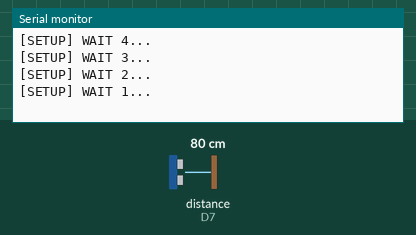
This sketch was run on a simulated ESP8266 (NodeMCU). Shown: the last lines printed to the serial monitor. Wiring (inferred from the names in the program): ultrasonic range finder: trigger D6; echo D7. The test bench sets the inputs (shaded band); at power-on: distance to the obstacle (sensor on D7) 80 cm. The echo pulse lasts 58.3 µs per cm; WiFi joins after 1.5 s; servers stay silent unless stated; uploads are accepted with an empty reply.

Above: at 5.2 s.
5.3 s: distance to the obstacle (sensor on D7) set to 2 cm
At 6.4 s:
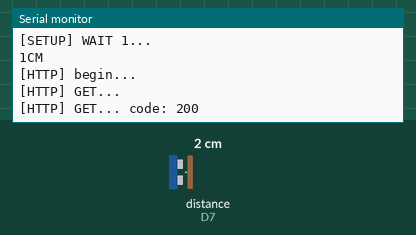
14.0 s: distance to the obstacle (sensor on D7) set to 4 cm
At 15.88 s:
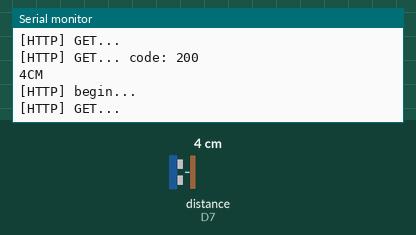
Timing chart, 0 to 17.4 s (numbered marks = the images above; inputs shaded):
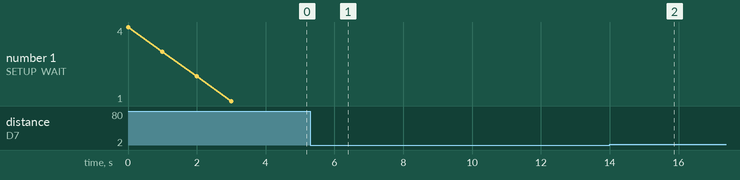

Measured:
- after the input at 5.3 s, the serial monitor: prints a new line after 0.21 s (image 1)
- after the input at 14.0 s, the serial monitor: prints a new line after 1.7 s (image 2)

The sketch:

bulb.ino
```cpp
#include <Arduino.h>

#include <ESP8266WiFi.h>
#include <ESP8266WiFiMulti.h>

#include <ESP8266HTTPClient.h>

#include <WiFiClient.h>

#define TRIG D6
#define ECHO D7
String str;

ESP8266WiFiMulti WiFiMulti;

void setup() {

  Serial.begin(9600);
  // Serial.setDebugOutput(true);

  Serial.println();
  Serial.println();
  Serial.println();
   pinMode(TRIG,OUTPUT);
   pinMode(ECHO,INPUT);
// pinMode(led,OUTPUT);

  for (uint8_t t = 4; t > 0; t--) {
    Serial.printf("[SETUP] WAIT %d...\n", t);
    Serial.flush();
    delay(1000);
  }

  WiFi.mode(WIFI_STA);
  WiFiMulti.addAP("SSAAN", "yahooindia");

}

void loop() {
  // wait for WiFi connection
  if ((WiFiMulti.run() == WL_CONNECTED)) {

    WiFiClient client;

    HTTPClient http;
    //long n = 458766;

    //float h = dht.readHumidity();
    // Read temperature as Celsius (the default)
    //float t = dht.readTemperature();
    // Read temperature as Fahrenheit (isFahrenheit = true)
    //float f = dht.readTemperature(true);
//    Serial.print("Humidity: ");
//    Serial.print(h);
//    Serial.print(" %\t");
//    Serial.print("Temperature: ");
//    Serial.print(t);
//    Serial.print(" *C ");
//    Serial.print(f);
//    Serial.print(" *F\t");
//
      long distance,duration;
    digitalWrite(TRIG,HIGH);
    delayMicroseconds(1000);
    digitalWrite(TRIG,LOW);
    duration=pulseIn(ECHO,HIGH);
    distance=(duration/2)/29.1;
    Serial.print(distance);
    Serial.println("CM");
    delay(10);


    String dis = (String) distance;

    String str = "http://kumarsaket.ml/Project_02/saket1.php?distance="+dis +"&submit=Submit";
    //String str = "http://user.cisar.in/page1.php?name="+my_name+"&humid="+hum+"&temp="+tem+"&faren="+far;
    Serial.print("[HTTP] begin...\n");
    if (http.begin(client, str)) {  // HTTP


      Serial.print("[HTTP] GET...\n");
      // start connection and send HTTP header
      int httpCode = http.GET();

      // httpCode will be negative on error
      if (httpCode > 0) {
        // HTTP header has been send and Server response header has been handled
        Serial.printf("[HTTP] GET... code: %d\n", httpCode);

        // file found at server
        if (httpCode == HTTP_CODE_OK || httpCode == HTTP_CODE_MOVED_PERMANENTLY) {
          String payload = http.getString();
          Serial.println(payload);
        }
      } else {
        Serial.printf("[HTTP] GET... failed, error: %s\n", http.errorToString(httpCode).c_str());
      }

      http.end();
    } else {
      Serial.printf("[HTTP} Unable to connect\n");
    }
  }

  delay(10000);

}
```
